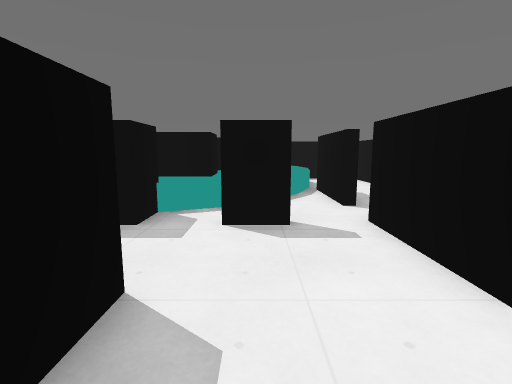
view 1 (above)

24 first-person views from a walk through a 3-D level made in the Godot game engine. The camera is 1.4 m above the floor, tilts 8° down and sees 85° across. The floor is counted in squares, 1 m on a side. Each view is taken from the middle of a square. On the plan, view 1 faces up. The plan holds only what a view shows up to about 14 squares ahead; the rest is blank. The place goes on beyond the plan. Characters and animated objects are left out. Surface patterns are stand-ins for the level's own textures.

view 2
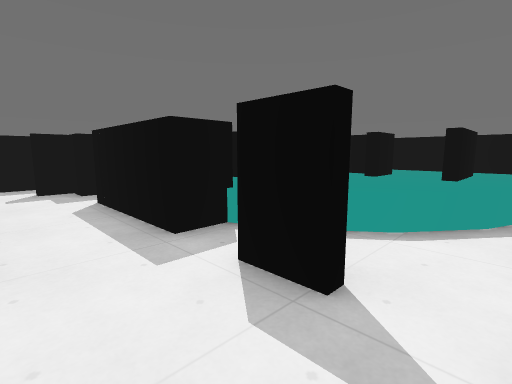

view 3
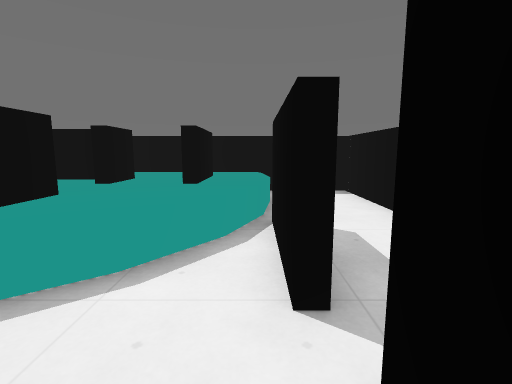

view 4
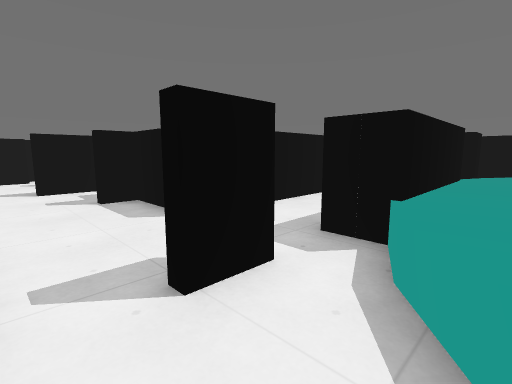

view 5
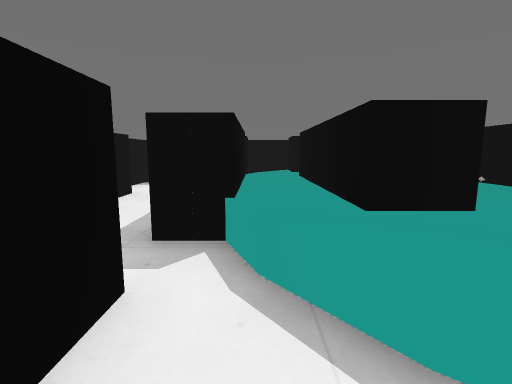

view 6
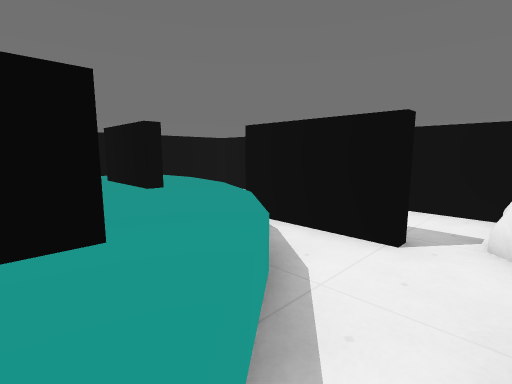

view 7
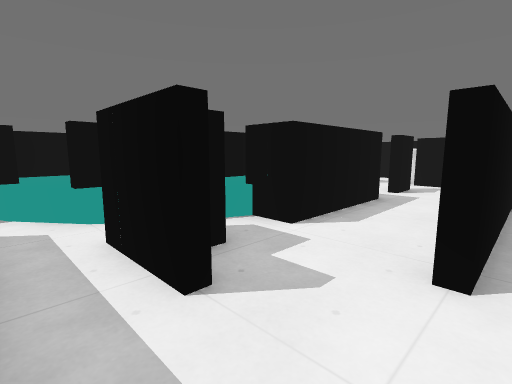

view 8
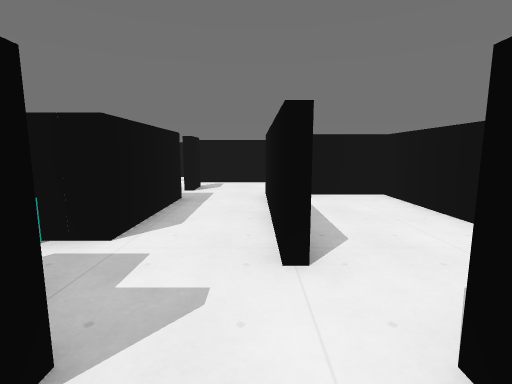

view 9
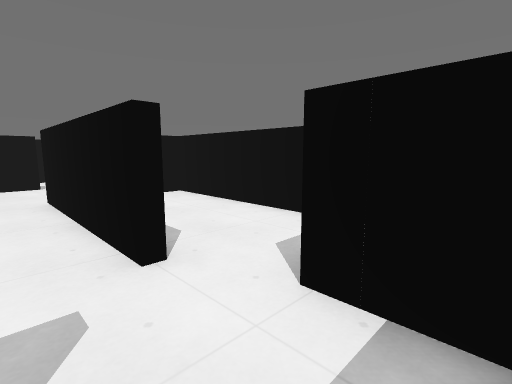

view 10
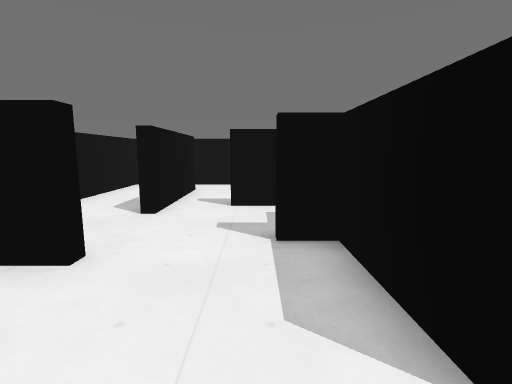

view 11
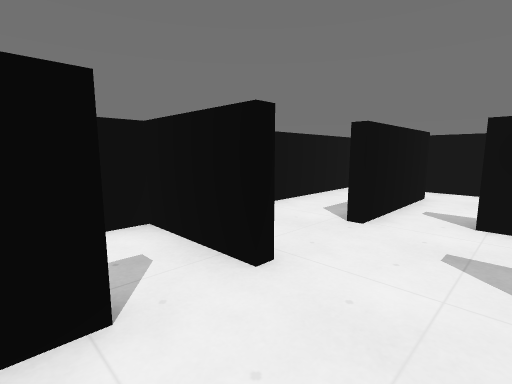

view 12
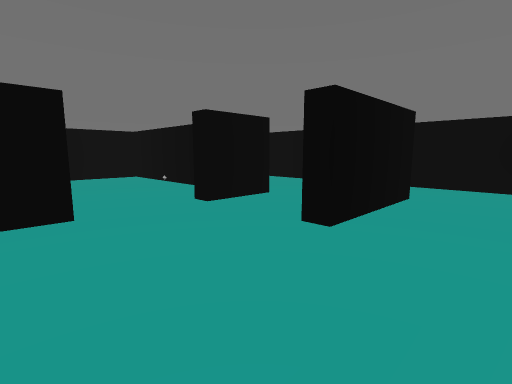

view 13
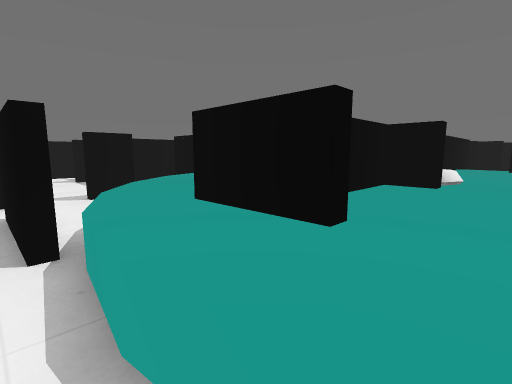

view 14
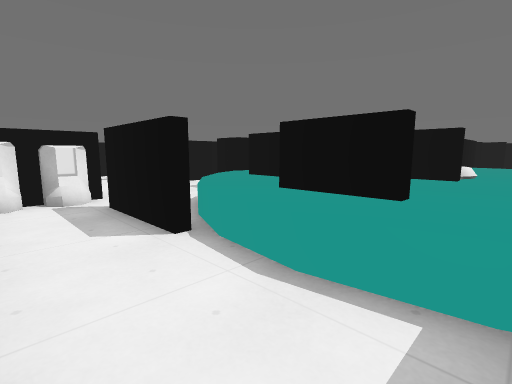

view 15
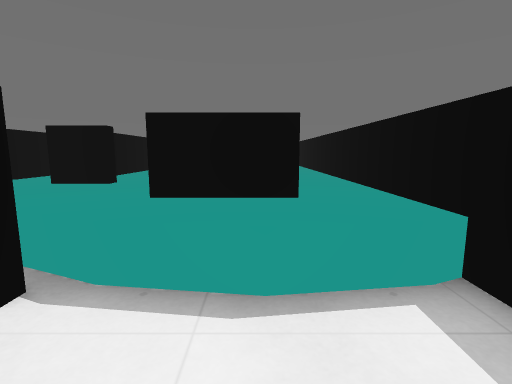

view 16
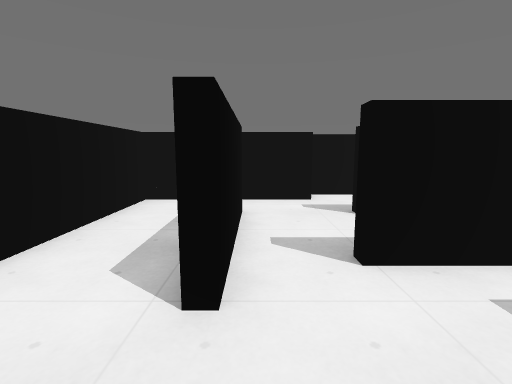

view 17
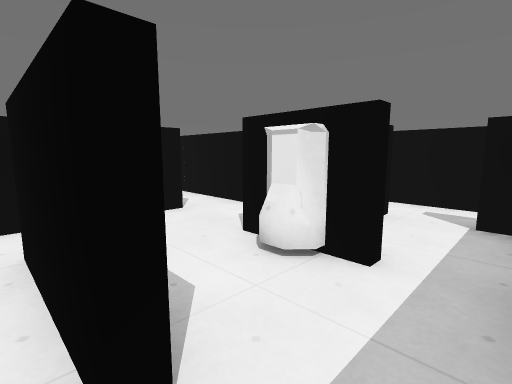

view 18
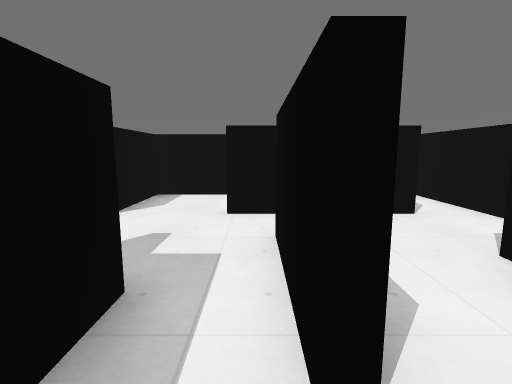

view 19
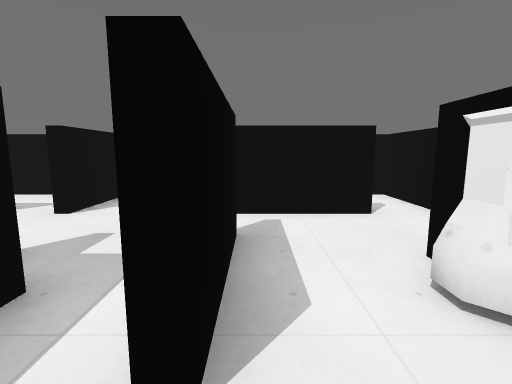

view 20
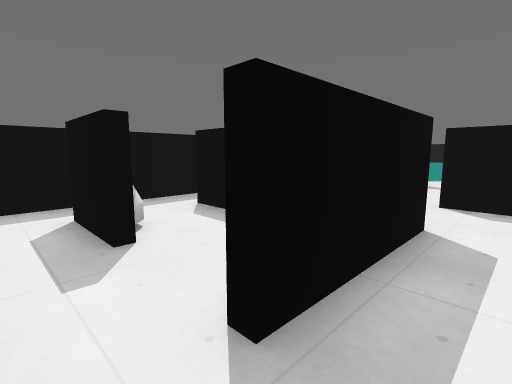

view 21
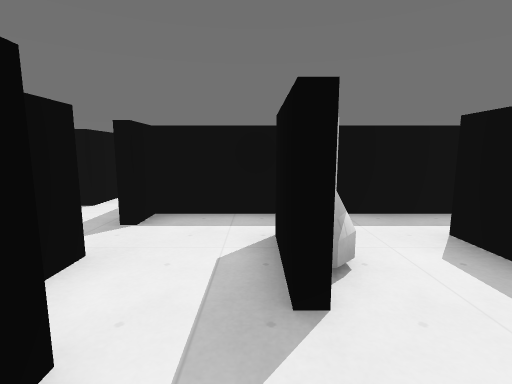

view 22
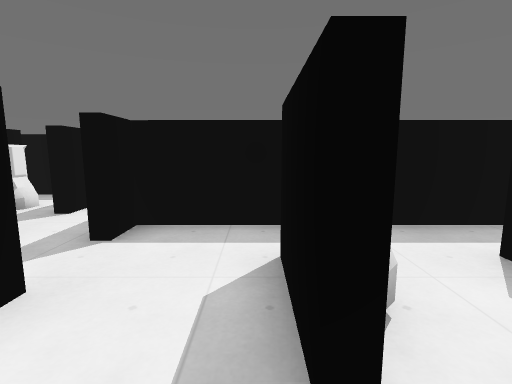

view 23
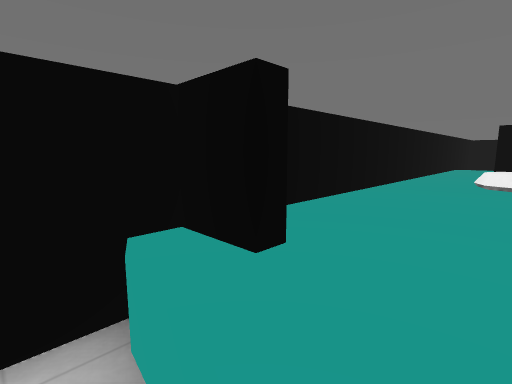

view 24
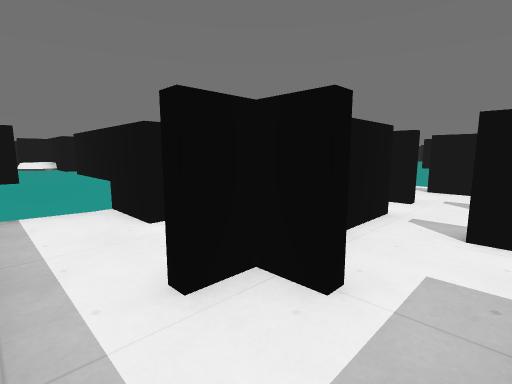

### Floor plan
Key: @ floor where view 1 was taken; # wall or solid block; x gap in a wall; . floor; ^ raised ledge; E desk.
Columns run from 19 left of view 1 to 6 right of it. Each row starts with its distance up from view 1.
 16                       ####
 15 . ......^^^^^^^^^^^^^^...#
 14  .......^^^^^^EE^^^^^^...#
 13 ... ....^^^^^^E#^^^^^^...#
 12 ..#  .## ^^ ^^^^^^^^^^...#
 11 ...      ^^  ^^^^^^^^^...
 10 ...#    ^^^   ^^^^^^^x#..
  9 #..#    .^ ^ ^^^^ ^^^.#..
  8  ..    #..^^^^^^^^^^..#..#
  7  ...   #...^^^^^^^^......#
  6  ..#   #..##.####.....####
  5  ...   #..#........#..#
  4  ...   #..............# .#
  3  ##.   #..............#..#
  2    ^^  #....#######......#
  1    ^^  ###........#......#
  0            .......#@..####
 -1            .......#......#
 -2             #######......#
 -3               #.......#..#
 -4               #..###..#..#
 -5               #.......#..#
 -6               #..##...#..#
 -7               #..........#
 -8               #..........#
 -9               #.....######
-10               ##..###
-11              ......
-12             ##..###
-13             .#
-14           #
-15           #

Positions as (right, up) in squares from view 1, and headings:
1: (0, 0), facing up
2: (2, 3), facing up-left
3: (2, 5), facing up
4: (2, 8), facing down-left
5: (2, 7), facing left
6: (-2, 6), facing up-right
7: (-11, 2), facing up-right
8: (-11, 3), facing right
9: (-11, 4), facing down-right
10: (0, 4), facing down
11: (0, 3), facing down-right
12: (2, 9), facing up-left
13: (3, 15), facing down-left
14: (5, 15), facing down-left
15: (5, 13), facing left
16: (2, 0), facing down
17: (-4, -3), facing down-right
18: (-4, -3), facing right
19: (-4, -4), facing right
20: (4, -8), facing up-left
21: (2, -7), facing left
22: (1, -7), facing left
23: (-12, 13), facing up-right
24: (-19, 15), facing down-right
